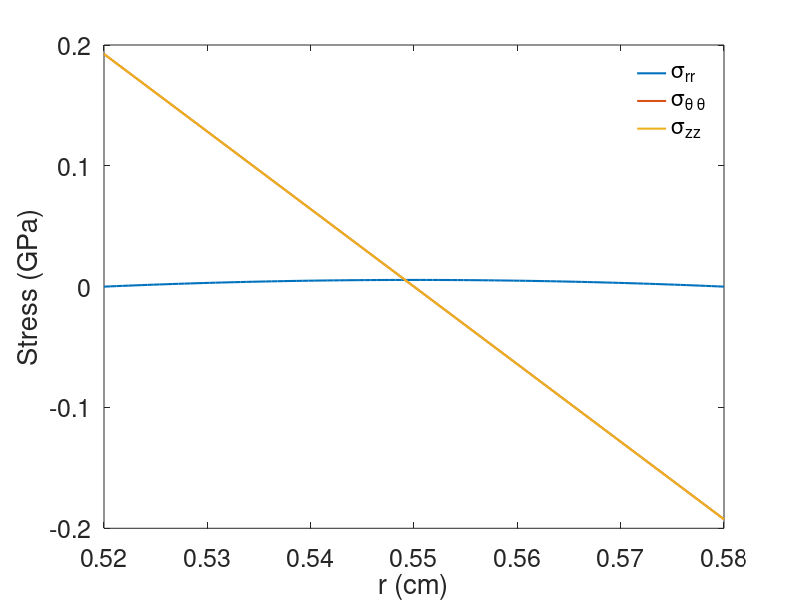

Here is the MATLAB script that generated this plot:
%Calculation of thick wall cylinder stresses
clear;
close all

Ro = 0.58; %cm
Ri = 0.52; %cm
E = 80; %Gpa
nu = 0.41;
alpha = 7.1e-6;
DT = 700 - 300;
r = [0:100]/100*(Ro-Ri)+Ri;

delta = Ro - Ri;

%rr stress
sigma_rr = 1/2*DT*alpha*E/(1-nu)*(r/Ri-1).*(1-Ri/delta.*(r/Ri-1));

%tt stress
sigma_tt = 1/2*DT*alpha*E/(1-nu).*(1 - 2*Ri/delta.*(r/Ri-1));

%zz stress
sigma_zz = 1/2*DT*alpha*E/(1-nu).*(1 - 2*Ri/delta.*(r/Ri-1));

figure(1)
plot(r,[sigma_rr;sigma_tt;sigma_zz],'linewidth',1.5)
set(gca,'fontsize',18)
xlabel('r (cm)')
ylabel('Stress (GPa)')
legend('\sigma_{rr}', '\sigma_{\theta \theta}', '\sigma_{zz}')
legend boxoff
